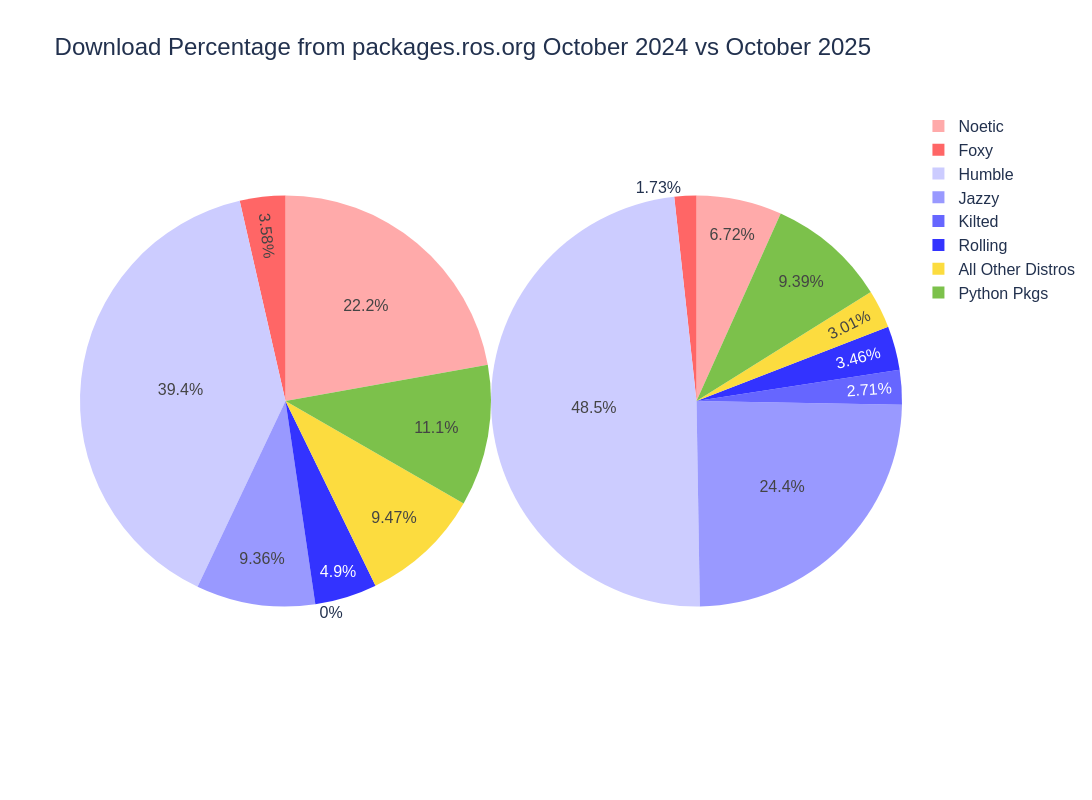

Notebook source saved alongside this figure:
### Code cell
# Generate side by side plots of distros
temp = distro_df[distro_df[this_year]>=1].copy()
new_names = [a[0].upper()+a[1:] for a in temp["name"]]
print(new_names)
temp["name"] = pd.Series(data=new_names,copy=False,index=temp["name"].index)

new_row = pd.DataFrame(data=[{"name":"All Other Distros","2025":all_other_this,"2024":all_other_last},
                             {"name":"Python Pkgs","2025":everything_else_this,"2024":everything_else_last}])
temp = pd.concat([temp, new_row], ignore_index=True)
print(temp["name"])
print(temp)
print(temp[last_year].sum())
print(temp[this_year].sum())

title ={
    'text': "Plot Title",
    'y':0.9,
    'x':0.5,
    'xanchor': 'center',
    'yanchor': 'bottom'}

trace1 = go.Pie(values= temp[last_year], labels = temp["name"],domain=dict(x=[0, 0.5]),title="",sort= False)
trace2 = go.Pie(values= temp[this_year], labels = temp["name"],domain=dict(x=[0.5,1.0]),title="", sort=False)
layout = go.Layout(title="Download Percentage from packages.ros.org October 2024 vs October 2025")
data = [trace1,trace2]
fig = go.Figure(data=data, layout=layout)


fig.update_layout(
    font_family="Arial",
    font_color="#22314E",
    font_size=16,
    title_font_size = 24,
    title_font_family="Arial",
    title_font_color="#22314E",
    width=1200,
    height=800
)

fig.update_traces(marker=dict(colors=['#FFAAAA','#FF6666','#CCCCFF','#9999FF',
                                      '#6666FF','#3333FF','#fcdc3f',"#7cc14b","#EE00FF","#FF00FF"]))

fig.show()

### Figure 1 — Plotly figure (JSON) as saved in the notebook; plotly's stock layout.template omitted (floating-point values rounded to 4 significant figures)
{"data": [{"domain": {"x": [0, 0.5]}, "labels": ["Noetic", "Foxy", "Humble", "Jazzy", "Kilted", "Rolling", "All Other Distros", "Python Pkgs"], "marker": {"colors": ["#FFAAAA", "#FF6666", "#CCCCFF", "#9999FF", "#6666FF", "#3333FF", "#fcdc3f", "#7cc14b", "#EE00FF", "#FF00FF"]}, "sort": false, "title": {"text": ""}, "type": "pie", "values": [22.18, 3.58, 39.38, 9.36, 0.0, 4.9, 9.47, 11.13]}, {"domain": {"x": [0.5, 1]}, "labels": ["Noetic", "Foxy", "Humble", "Jazzy", "Kilted", "Rolling", "All Other Distros", "Python Pkgs"], "marker": {"colors": ["#FFAAAA", "#FF6666", "#CCCCFF", "#9999FF", "#6666FF", "#3333FF", "#fcdc3f", "#7cc14b", "#EE00FF", "#FF00FF"]}, "sort": false, "title": {"text": ""}, "type": "pie", "values": [6.72, 1.73, 48.53, 24.45, 2.71, 3.46, 3.01, 9.39]}], "layout": {"font": {"color": "#22314E", "family": "Arial", "size": 16}, "height": 800, "title": {"font": {"color": "#22314E", "family": "Arial", "size": 24}, "text": "Download Percentage from packages.ros.org October 2024 vs October 2025"}, "width": 1200}}
